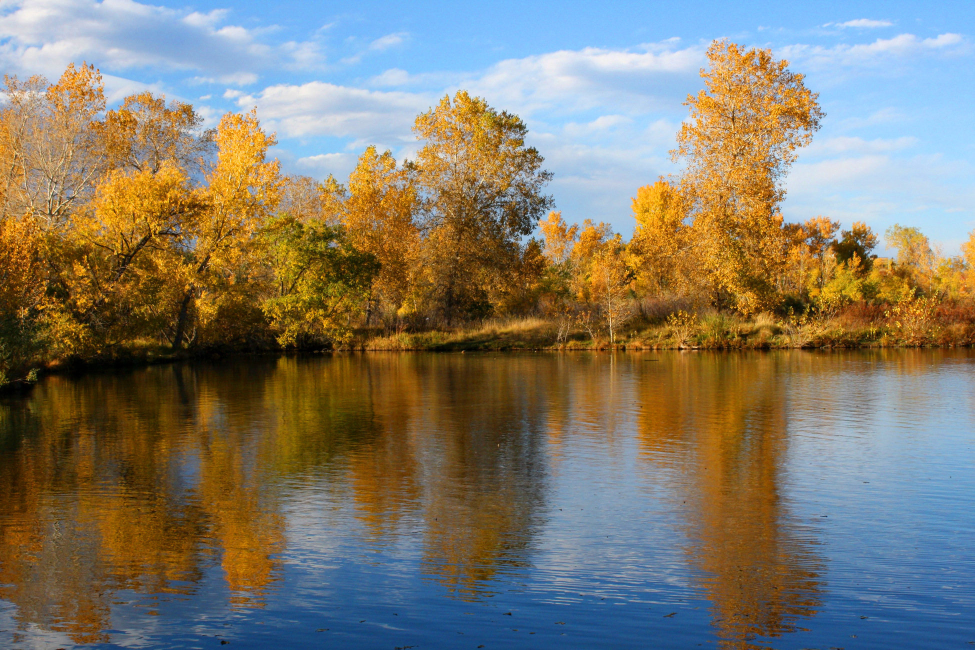
#> input picture images/lake.jpg, 1950 x 1300 px (shown at 1/2 size)
$ python main.py
#> lines starting #> are read from the running program, lines starting #| are printed output that depends on the picture
import cv2
import argparse
import math
import progressbar
from pointillism import *

parser = argparse.ArgumentParser(description='...')
parser.add_argument('--palette-size', default=20, type=int, help="Number of colors of the base palette")
parser.add_argument('--stroke-scale', default=0, type=int, help="Scale of the brush strokes (0 = automatic)")
parser.add_argument('--gradient-smoothing-radius', default=0, type=int, help="Radius of the smooth filter applied to the gradient (0 = automatic)")
parser.add_argument('--limit-image-size', default=0, type=int, help="Limit the image size (0 = no limits)")
parser.add_argument('img_path', nargs='?', default="images/lake.jpg")

args = parser.parse_args()

res_path = args.img_path.rsplit(".", -1)[0] + "_drawing.jpg"
img = cv2.imread(args.img_path)
#> img is the input picture: shape (1300, 1950, 3); mean B, G, R 107.2, 122.8, 129.1

if args.limit_image_size > 0:
    img = limit_size(img, args.limit_image_size)

if args.stroke_scale == 0:
    stroke_scale = int(math.ceil(max(img.shape) / 1000))
#> stroke_scale = 2
    print("Automatically chosen stroke scale: %d" % stroke_scale)
#| Automatically chosen stroke scale: 2
else:
    stroke_scale = args.stroke_scale

if args.gradient_smoothing_radius == 0:
    gradient_smoothing_radius = int(round(max(img.shape) / 50))
#> gradient_smoothing_radius = 39
    print("Automatically chosen gradient smoothing radius: %d" % gradient_smoothing_radius)
#| Automatically chosen gradient smoothing radius: 39
else:
    gradient_smoothing_radius = args.gradient_smoothing_radius

# convert the image to grayscale to compute the gradient
gray = cv2.cvtColor(img, cv2.COLOR_BGR2GRAY)
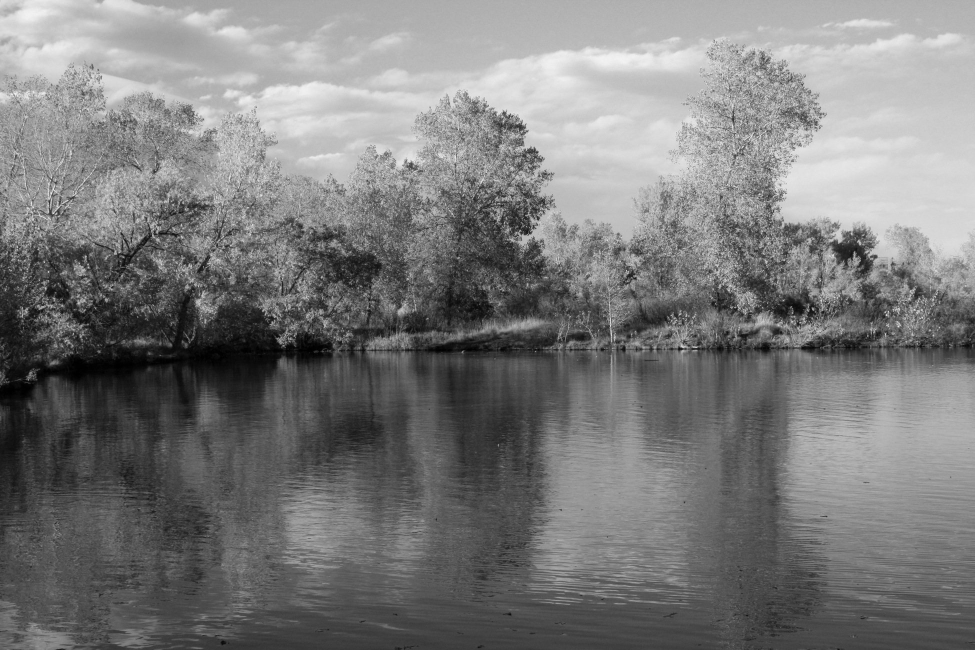
#> gray: shape (1300, 1950) (shown at 1/2 size); min 0, max 251, mean 122.9

print("Computing color palette...")
#> (the run stopped early here; a loop or call above may not have finished)

$ run again, with images/paris.jpg copied over images/lake.jpg
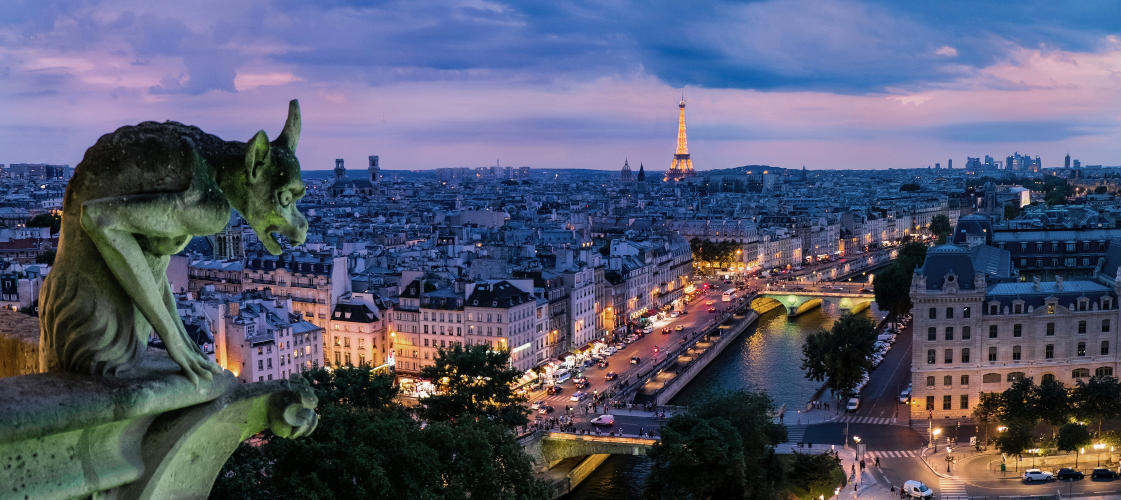
#> input picture images/paris.jpg, 2242 x 1000 px (shown at 1/2 size)
#> img is the input picture: shape (1000, 2242, 3); mean B, G, R 111.3, 89, 85.6
#| Automatically chosen stroke scale: 3
#| Automatically chosen gradient smoothing radius: 45
#> `gray = cv2.cvtColor(img, cv2.COLOR_BGR2GRAY)`:
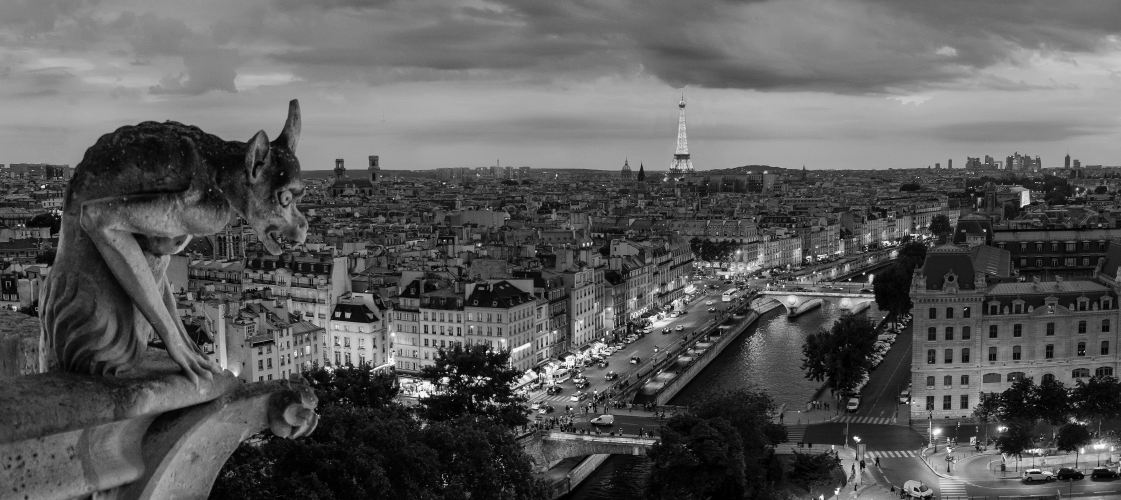
#> gray: shape (1000, 2242) (shown at 1/2 size); min 0, max 255, mean 90.5
